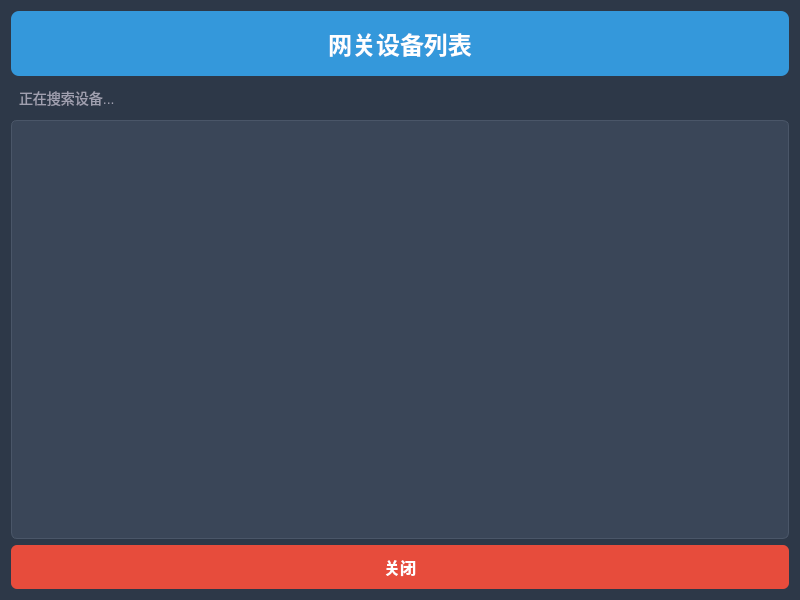
<?xml version="1.0" encoding="UTF-8"?>
<ui version="4.0">
    <class>SearchUpgrade</class>
    <widget class="QWidget" name="SearchUpgrade">
        <property name="geometry">
            <rect>
                <x>0</x>
                <y>0</y>
                <width>800</width>
                <height>600</height>
            </rect>
        </property>
        <property name="minimumSize">
            <size>
                <width>800</width>
                <height>600</height>
            </size>
        </property>
        <property name="windowTitle">
            <string>固件升级搜索</string>
        </property>
        <property name="styleSheet">
            <string notr="true">QWidget {
                background-color: #2d3848;
                font-family: 'Segoe UI', Arial, sans-serif;
                color: #e0e0e0;
                }

                QListWidget {
                background-color: #3a4658;
                border: 1px solid #4a5668;
                border-radius: 6px;
                padding: 5px;
                font-size: 14px;
                color: #e0e0e0;
                }

                QListWidget::item {
                border-bottom: 1px solid #4a5668;
                padding: 10px;
                color: #e0e0e0;
                background-color: #3a4658;
                }

                QListWidget::item:selected {
                background-color: #3498db;
                color: white;
                border-radius: 4px;
                }

                QListWidget::item:hover {
                background-color: #455267;
                border-radius: 4px;
                color: #ffffff;
                }

                QLabel {
                color: #e0e0e0;
                }</string>
        </property>
        <layout class="QVBoxLayout" name="verticalLayout">
            <item>
                <widget class="QLabel" name="labelTitle">
                    <property name="styleSheet">
                        <string notr="true">QLabel {
                            font-size: 24px;
                            font-weight: bold;
                            color: #ffffff;
                            padding: 15px;
                            background-color: #3498db;
                            border-radius: 8px;
                            }</string>
                    </property>
                    <property name="text">
                        <string>网关设备列表</string>
                    </property>
                    <property name="alignment">
                        <set>Qt::AlignmentFlag::AlignCenter</set>
                    </property>
                </widget>
            </item>
            <item>
                <widget class="QLabel" name="labelStatus">
                    <property name="styleSheet">
                        <string notr="true">QLabel {
                            font-size: 14px;
                            color: #a0a0b0;
                            padding: 5px;
                            }</string>
                    </property>
                    <property name="text">
                        <string>正在搜索设备...</string>
                    </property>
                </widget>
            </item>
            <item>
                <widget class="QListWidget" name="listWidgetClients">
                    <property name="styleSheet">
                        <string notr="true">QListWidget {
                            background-color: #3a4658;
                            border: 1px solid #4a5668;
                            border-radius: 6px;
                            padding: 5px;
                            font-size: 14px;
                            color: #e0e0e0;
                            }

                            QListWidget::item {
                            border-bottom: 1px solid #4a5668;
                            padding: 10px;
                            color: #e0e0e0;
                            background-color: #3a4658;
                            }

                            QListWidget::item:selected {
                            background-color: #3498db;
                            color: white;
                            border-radius: 4px;
                            }

                            QListWidget::item:hover {
                            background-color: #455267;
                            border-radius: 4px;
                            color: #ffffff;
                            }</string>
                    </property>
                </widget>
            </item>
            <item>
                <widget class="QPushButton" name="pushButtonClose">
                    <property name="minimumSize">
                        <size>
                            <width>0</width>
                            <height>40</height>
                        </size>
                    </property>
                    <property name="styleSheet">
                        <string notr="true">QPushButton {
                            background-color: #e74c3c;
                            color: white;
                            border: none;
                            border-radius: 6px;
                            font-size: 16px;
                            font-weight: bold;
                            padding: 10px;
                            }

                            QPushButton:hover {
                            background-color: #c0392b;
                            }

                            QPushButton:pressed {
                            background-color: #a93226;
                            }</string>
                    </property>
                    <property name="text">
                        <string>关闭</string>
                    </property>
                </widget>
            </item>
        </layout>
    </widget>
    <resources/>
    <connections>
        <connection>
            <sender>pushButtonClose</sender>
            <signal>clicked()</signal>
            <receiver>SearchUpgrade</receiver>
            <slot>close()</slot>
            <hints>
                <hint type="sourcelabel">
                    <x>20</x>
                    <y>20</y>
                </hint>
                <hint type="destinationlabel">
                    <x>20</x>
                    <y>20</y>
                </hint>
            </hints>
        </connection>
    </connections>
</ui>
